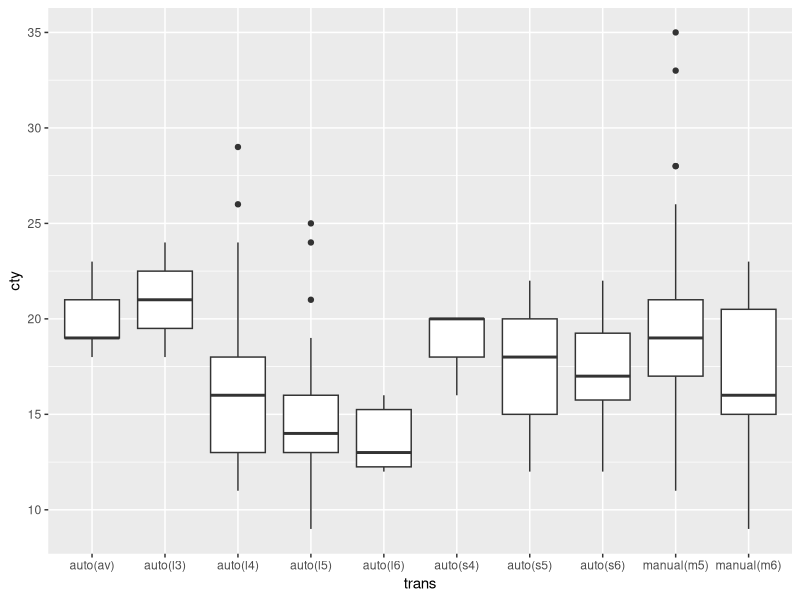

Write R code to recreate this figure.
## ---- chunk 1
suppressPackageStartupMessages(library(tidyverse))
## ---- chunk 2
mpg
## ---- chunk 3
ggplot(data=mpg)+
  geom_boxplot(mapping=aes(x=trans, y=cty))
